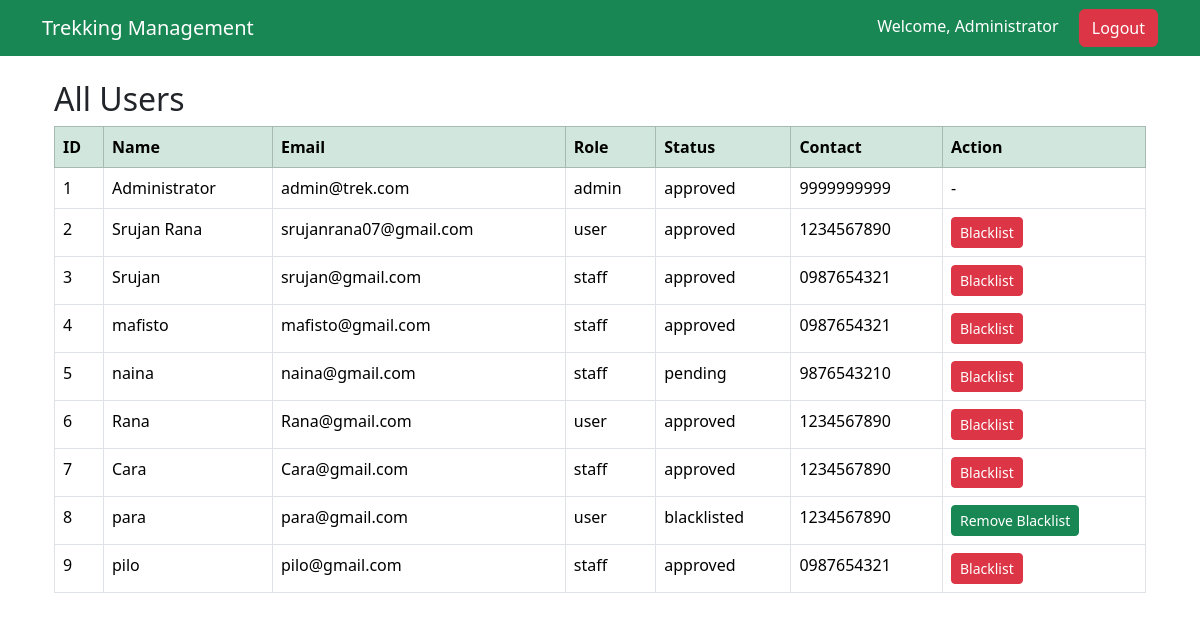
Page /admin/users (signed in) on the committed database.
### models.py (models this page shows)
class User(UserMixin, db.Model):
    __tablename__ = "users"
    id = db.Column(db.Integer, primary_key=True)
    name = db.Column(db.String(100), nullable=False)
    email = db.Column(db.String(120), unique=True, nullable=False)
    password = db.Column(db.String(200), nullable=False)
    role = db.Column(db.String(20), nullable=False)
    status = db.Column(db.String(20), default="pending")
    contact = db.Column(db.String(20))

### routes/admin.py (the view)
@admin.route("/users")
@login_required
def view_users():
    if current_user.role != "admin":
        return "Access Denied"
    users = User.query.all()
    return render_template(
        "admin/users.html",
        users=users
    )

### app.py (called while the page is built)
@login_manager.user_loader
def load_user(user_id):
    return User.query.get(int(user_id))

### templates/admin/users.html
{% extends "base.html" %}
{% block content %}
<div class="container mt-4">
    <h2>All Users</h2>
    <table class="table table-bordered table-hover">
        <thead class="table-success">
            <tr>
                <th>ID</th>
                <th>Name</th>
                <th>Email</th>
                <th>Role</th>
                <th>Status</th>
                <th>Contact</th>
                <th>Action</th>
            </tr>
        </thead>
        <tbody>
            {% for user in users %}
            <tr>
                <td>{{ user.id }}</td>
                <td>{{ user.name }}</td>
                <td>{{ user.email }}</td>
                <td>{{ user.role }}</td>
                <td>{{ user.status }}</td>
                <td>{{ user.contact }}</td>
                <td>
                    {% if user.role != "admin" %}
                        {% if user.status == "blacklisted" %}
                            <a href="{{ url_for('admin.toggle_blacklist', user_id=user.id) }}"
                            class="btn btn-success btn-sm">
                                Remove Blacklist
                            </a>
                        {% else %}
                            <a href="{{ url_for('admin.toggle_blacklist', user_id=user.id) }}"
                            class="btn btn-danger btn-sm">
                                Blacklist
                            </a>
                        {% endif %}
                    {% else %}
                        -
                    {% endif %}
                </td>
            </tr>
            {% endfor %}
        </tbody>
    </table>
</div>
{% endblock %}

### templates/base.html (shortened to what this page needs)
<!DOCTYPE html>
<html>
<head>
    <link href="https://cdn.jsdelivr.net/npm/bootstrap@5.3.3/dist/css/bootstrap.min.css"
          rel="stylesheet">
</head>
<body>
<nav class="navbar navbar-expand-lg navbar-dark bg-success">
    <div class="container">
        <a class="navbar-brand" href="{{ url_for('home') }}">
            Trekking Management
        </a>
        <div class="ms-auto">
            {% if current_user.is_authenticated %}
                <span class="text-white me-3">
                    Welcome, {{ current_user.name }}
                </span>
                <a href="{{ url_for('auth.logout') }}" class="btn btn-danger">
                    Logout
                </a>
            {% endif %}
        </div>
    </div>
</nav>
<div class="container mt-4">
{% block content %}
{% endblock %}
</div>
</body>
</html>

### rows in the picture
User: name "Administrator", id "1", email "admin@trek.com", role "admin", status "approved", contact "9999999999"
User: id "2", name "Srujan Rana", email "srujanrana07@gmail.com", role "user", status "approved", contact "1234567890"
User: id "3", name "Srujan", email "srujan@gmail.com", role "staff", status "approved", contact "0987654321"
User: id "4", name "mafisto", email "mafisto@gmail.com", role "staff", status "approved", contact "0987654321"
User: id "5", name "naina", email "naina@gmail.com", role "staff", status "pending", contact "9876543210"
User: id "6", name "Rana", email "Rana@gmail.com", role "user", status "approved", contact "1234567890"
User: id "7", name "Cara", email "Cara@gmail.com", role "staff", status "approved", contact "1234567890"
User: id "8", name "para", email "para@gmail.com", role "user", status "blacklisted", contact "1234567890"
User: id "9", name "pilo", email "pilo@gmail.com", role "staff", status "approved", contact "0987654321"
